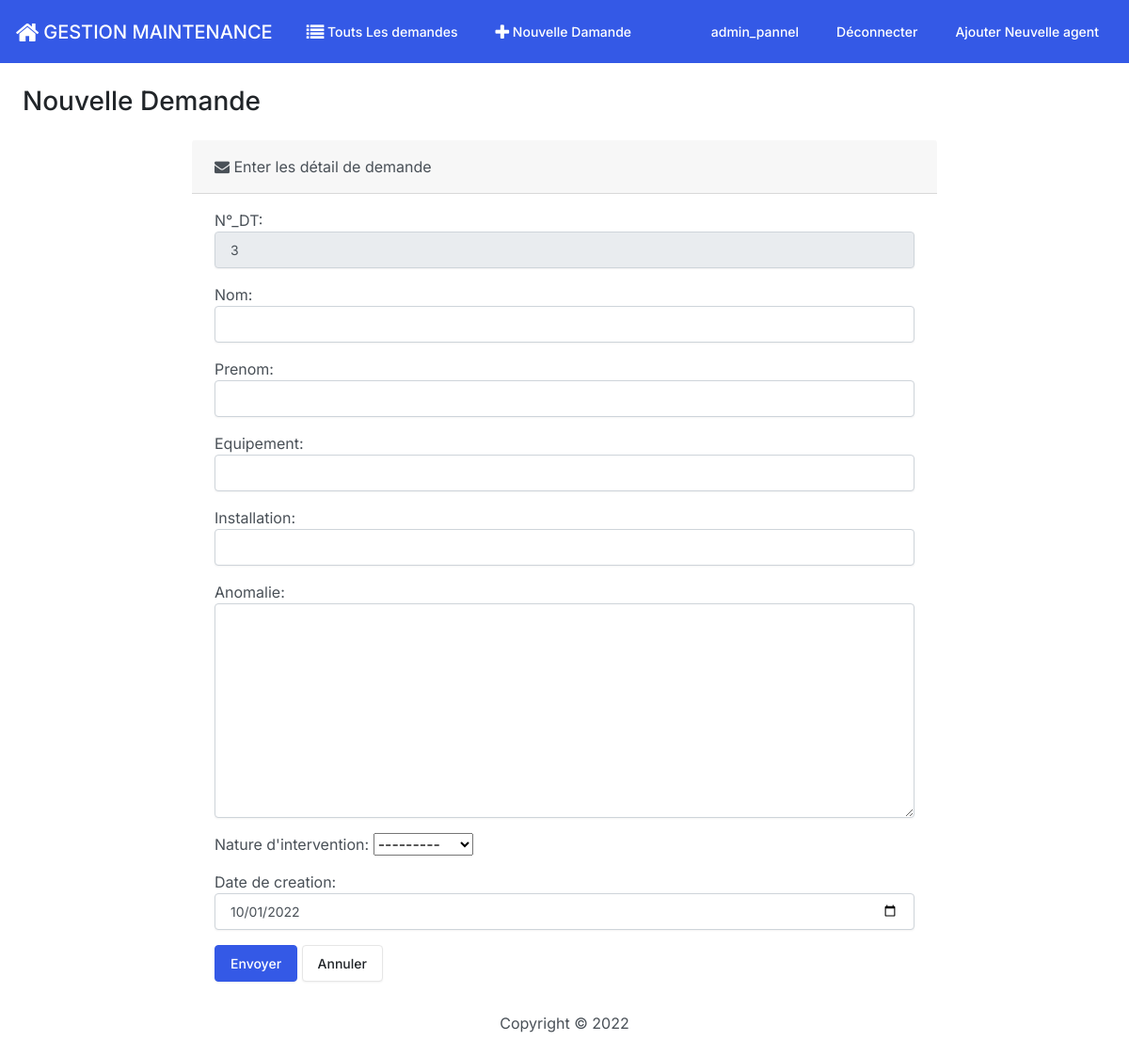
/curative/add/ (signed in), run on an earlier commit of the app's database.
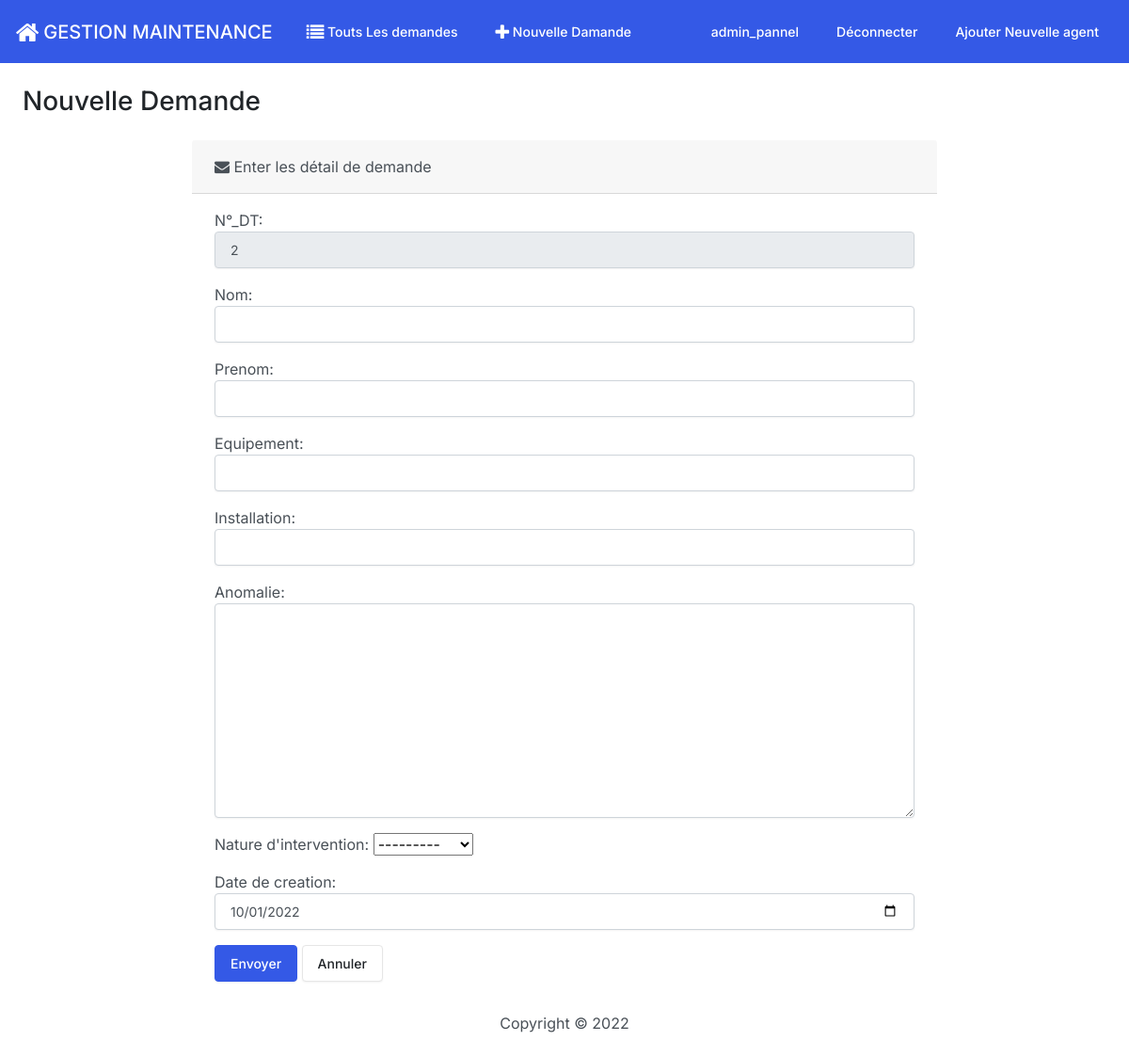
And on a later commit of the database.
### dt/models.py (models this page shows, shortened)
class work_request(models.Model):
    CHOICES = (("Electrique","Electrique"), ("Mecanique","Mecanique"), ("Commun","Commun"))
    number_DT= models.PositiveIntegerField(verbose_name = 'N°_DT', default=from_500)
    first_name = models.CharField(max_length =20, verbose_name = 'Nom')
    last_name = models.CharField(max_length = 20, verbose_name = 'Prenom')
    equipement = models.CharField(max_length = 20, verbose_name = 'Equipement')
    installation = models.CharField(max_length = 20, verbose_name = 'Installation')
    anomlie = models.TextField(max_length =500, verbose_name = 'Anomalie')
    service_conserne = models.CharField(choices= CHOICES, max_length = 20, verbose_name = 'Service consernée')
    Status = models.CharField( max_length=10, verbose_name = 'Action')
    date_creation = models.DateField()
    date_modifie = models.DateTimeField(auto_now_add = True)
    class Meta:
        verbose_name_plural = 'Demande de travaux'

### dt/views.py (the view)
# urls.py: path('add/', views.handel_new_wr, name= 'add_wr'),
@login_required
@permission_required('dt.add_work_request', login_url = '/curative' )
def handel_new_wr(request):
    data= request.user.has_perm('dt.add_work_request')
    permission = Permission.objects.filter(user= request.user)
    print(permission)
    print("data :", data)
    if request.method == 'POST':
        form = handel_create_dt_form(request.POST)
        if form.is_valid():
            new_number_dt = form.cleaned_data['number_DT']
            new_first_name = form.cleaned_data['first_name']
            new_last_name = form.cleaned_data['last_name']
            new_equipement = form.cleaned_data['equipement']
            new_installation = form.cleaned_data['installation']
            new_anomalie = form.cleaned_data['anomlie']
            new_service_conserne = form.cleaned_data['service_conserne']
            new_date_creation = form.cleaned_data['date_creation']
            new_wr = work_request(
                number_DT = new_number_dt,
               first_name = new_first_name,
               last_name = new_last_name,
               equipement = new_equipement,
               installation = new_installation,
               anomlie = new_anomalie,
               service_conserne = new_service_conserne,
               Status = 'En cours',
               date_creation = new_date_creation,
            )
            new_wr.save()
            context ={ 'form': handel_create_dt_form(), 'success': True}
            return render(request, 'dt/add_wr.html',context)
    else:
        form = handel_create_dt_form()
        context = {'form':form}
        return render(request, 'dt/add_wr.html', context)

### dt/models.py (called while the page is built)
def from_500():
    largest = work_request.objects.all().order_by('number_DT').last()
    if not largest:
        return 1
    return largest.number_DT + 1

### dt/templates/dt/add_wr.html (shortened to what this page needs)
{% extends 'base.html'%}
{% block content %}
<h3 class="text_center m-4">Nouvelle  Demande</h3>
{% if success %}
<div class = 'alert alert-success' role = 'alert'>
    <a href = '{% url "add_wr" %}' class = 'alert-link'>  Create Nouvelle  Demande</a>
</div>
{% else %}
<div class = 'row justify-content-center'>
    <div class = 'col-8'>
        <div class = 'card-bg-light mb-3'>
            <div class=" card-header">
                <i class = 'fa fa-envelope'></i> Enter les détail de demande
            </div>
            <div class = 'card-body'>
                <form action = '{% url "add_wr" %}' method = 'post'>
                    {{ form.as_p }}
                    <button type = 'submit' class = 'btn btn-primary'>Envoyer</button>
                    <a href =" {% url 'handel_work_request' %}" class = 'btn btn-secondary'>Annuler</a>
                </form>
            </div>
        </div>
    </div>
</div>
{% endif %}
{% endblock %}

What changed in the data, as far as the page shows it:
removed work_request: number_DT "3", service_conserne "---------", date_creation "10/01/2022"
added work_request: number_DT "2", service_conserne "---------", date_creation "10/01/2022"
